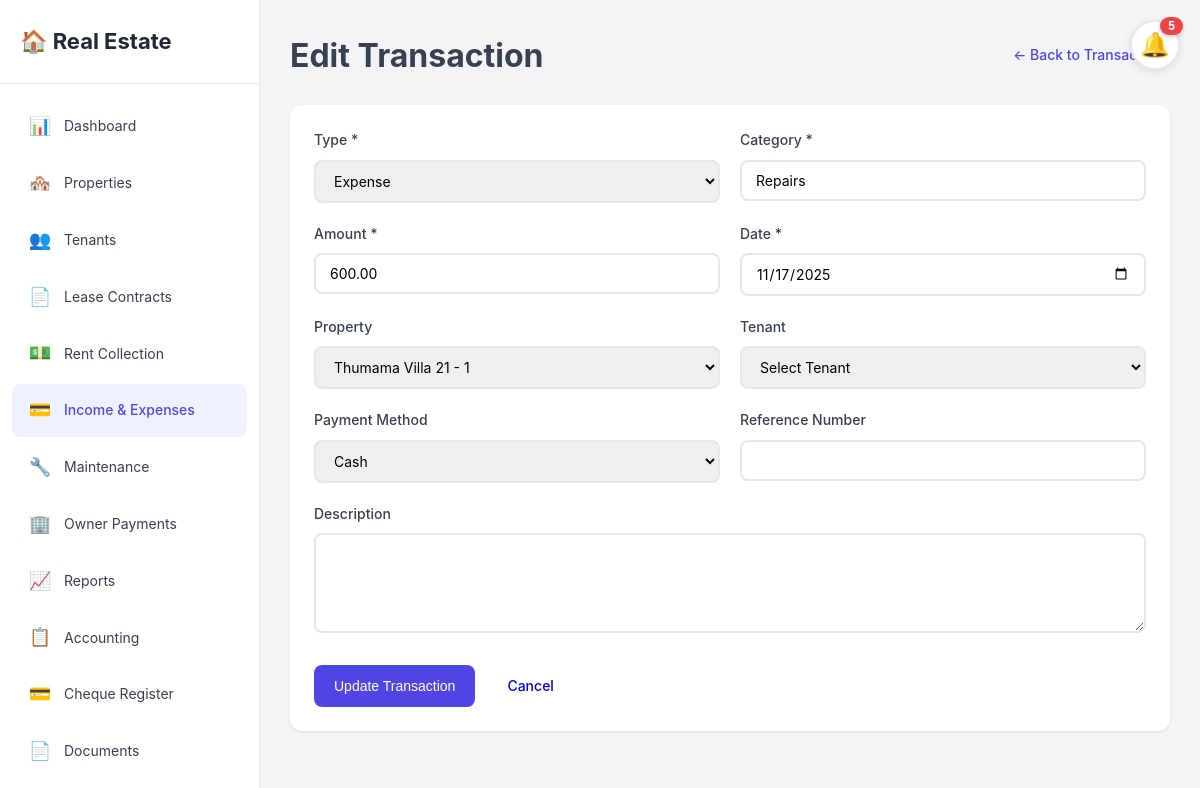
/transactions/edit.php?id=1 (signed in), run on the app's committed database.
### tables this page shows
CREATE TABLE `transactions` (
  `id` int(11) NOT NULL,
  `user_id` int(11) NOT NULL,
  `property_id` int(11) DEFAULT NULL,
  `tenant_id` int(11) DEFAULT NULL,
  `type` enum('Income','Expense') NOT NULL,
  `category` varchar(100) NOT NULL,
  `amount` decimal(10,2) NOT NULL,
  `description` text DEFAULT NULL,
  `transaction_date` date NOT NULL,
  `payment_method` enum('Cash','Check','Cheque','Bank Transfer','Credit Card','Online','Other') DEFAULT 'Bank Transfer',
  `reference_number` varchar(100) DEFAULT NULL,
  `is_recurring` tinyint(1) DEFAULT 0,
  `recurring_frequency` enum('Monthly','Weekly','Yearly') DEFAULT NULL,
  `created_at` timestamp NOT NULL DEFAULT current_timestamp(),
  `updated_at` timestamp NOT NULL DEFAULT current_timestamp() ON UPDATE current_timestamp()
);

### config/config.php (called while the page is built, shortened)
<?php
function getCurrentUserId() {
    return isset($_SESSION['user_id']) ? $_SESSION['user_id'] : null;
}
function getPropertiesForDropdown($conn, $user_id, $additional_fields = '') {
    $check_unit = $conn->query("SHOW COLUMNS FROM properties LIKE 'parent_property_id'");
    $has_unit_fields = $check_unit->num_rows > 0;
    $fields = "p.id, p.property_name";
    if ($has_unit_fields) {
        $query = "SELECT $fields,
                    p.parent_property_id,
                    p.unit_name,
                    p.is_unit,
                    parent.property_name as parent_property_name
                  FROM properties p
                  LEFT JOIN properties parent ON p.parent_property_id = parent.id
                  WHERE p.user_id = $user_id
                  ORDER BY
                    CASE
                      WHEN (p.parent_property_id IS NULL OR p.parent_property_id = 0) AND (p.is_unit IS NULL OR p.is_unit = 0) THEN 0
                      ELSE 1
                    END,
                    COALESCE(parent.property_name, p.property_name),
                    COALESCE(p.unit_name, ''),
                    p.property_name";
    } else {
        $query = "SELECT $fields
                  FROM properties p
                  WHERE p.user_id = $user_id
                  ORDER BY p.property_name";
    }
    $result = $conn->query($query);
    $properties = [];
    if ($result && $result->num_rows > 0) {
        while ($row = $result->fetch_assoc()) {
            if ($has_unit_fields && !empty($row['parent_property_id']) && !empty($row['parent_property_name'])) {
                $unit_display = !empty($row['unit_name']) ? $row['unit_name'] : $row['property_name'];
                $row['display_name'] = $row['parent_property_name'] . ' - ' . $unit_display;
            } else {
                $row['display_name'] = $row['property_name'];
            }
            $properties[] = $row;
        }
    }
    return $properties;
}
?>

### transactions/edit.php (the view, shortened to what this page needs)
<?php
require_once '../config/config.php';
$conn = getDBConnection();
$user_id = getCurrentUserId();
$current_user = $conn->query("SELECT role FROM users WHERE id = $user_id")->fetch_assoc();
$is_super_admin = ($current_user['role'] ?? 'User') == 'Super Admin';
$transaction_id = intval($_GET['id']);
if ($is_super_admin) {
    $transaction = $conn->query("SELECT * FROM transactions WHERE id = $transaction_id")->fetch_assoc();
} else {
    $transaction = $conn->query("SELECT * FROM transactions WHERE id = $transaction_id AND user_id = $user_id")->fetch_assoc();
}
if ($is_super_admin) {
    $properties_result = getPropertiesForDropdown($conn, $user_id);
}
include '../includes/header.php';
?>
<div class="page-actions">
    <h1>Edit Transaction</h1>
    <a href="index.php" class="btn-link">← Back to Transactions</a>
</div>
<div class="content-card">
    <div class="card-body">
        <form method="POST" action="">
            <div class="form-row">
                <div class="form-group">
                    <label for="type">Type *</label>
                    <select id="type" name="type" required>
                        <option value="Expense" <?php echo $transaction['type'] == 'Expense' ? 'selected' : ''; ?>>Expense</option>
                    </select>
                </div>
                <div class="form-group">
                    <label for="category">Category *</label>
                    <input type="text" id="category" name="category" value="<?php echo htmlspecialchars($transaction['category']); ?>" required>
                </div>
            </div>
            <div class="form-row">
                <div class="form-group">
                    <label for="amount">Amount *</label>
                    <input type="number" id="amount" name="amount" step="0.01" min="0" value="<?php echo $transaction['amount']; ?>" required>
                </div>
                <div class="form-group">
                    <label for="transaction_date">Date *</label>
                    <input type="date" id="transaction_date" name="transaction_date" value="<?php echo $transaction['transaction_date']; ?>" required>
                </div>
            </div>
            <div class="form-row">
                <div class="form-group">
                    <label for="property_id">Property</label>
                    <select id="property_id" name="property_id">
                        <?php foreach ($properties_result as $property): ?>
                            <option value="<?php echo $property['id']; ?>" <?php echo ($transaction['property_id'] == $property['id']) ? 'selected' : ''; ?>>
                                <?php echo htmlspecialchars($property['display_name']); ?>
                            </option>
                        <?php endforeach; ?>
                    </select>
                </div>
                <div class="form-group">
                    <label for="tenant_id">Tenant</label>
                    <select id="tenant_id" name="tenant_id">
                        <option value="">Select Tenant</option>
                    </select>
                </div>
            </div>
            <div class="form-row">
                <div class="form-group">
                    <label for="payment_method">Payment Method</label>
                    <select id="payment_method" name="payment_method">
                        <option value="Cash" <?php echo $transaction['payment_method'] == 'Cash' ? 'selected' : ''; ?>>Cash</option>
                    </select>
                </div>
                <div class="form-group">
                    <label for="reference_number">Reference Number</label>
                    <input type="text" id="reference_number" name="reference_number" value="<?php echo htmlspecialchars($transaction['reference_number'] ?? ''); ?>">
                </div>
            </div>
            <div class="form-group">
                <label for="description">Description</label>
                <textarea id="description" name="description" rows="3"><?php echo htmlspecialchars($transaction['description'] ?? ''); ?></textarea>
            </div>
            <div class="form-actions">
                <button type="submit" class="btn btn-primary">Update Transaction</button>
                <a href="index.php" class="btn">Cancel</a>
            </div>
        </form>
    </div>
</div>
<?php include '../includes/footer.php'; ?>

### assets/css/style.css (style rules this page uses)
* { margin: 0; padding: 0; box-sizing: border-box; }
:root { --primary-color: #4f46e5; --primary-hover: #4338ca; --secondary-color: #6366f1; --success-color: #10b981; --danger-color: #ef4444; --warning-color: #f59e0b; --info-color: #3b82f6; --dark-color: #1f2937; --light-color: #f9fafb; --border-color: #e5e7eb; --text-color: #374151; --text-muted: #6b7280; --sidebar-width: 260px; --header-height: 70px; }
body { font-family: -apple-system, BlinkMacSystemFont, 'Segoe UI', Roboto, 'Helvetica Neue', Arial, sans-serif; background-color: #f3f4f6; color: var(--text-color); line-height: 1.6; }
.dashboard-card, .content-card { background: white; border-radius: 12px; box-shadow: 0 1px 3px rgba(0, 0, 0, 0.1); overflow: hidden; }
.card-body { padding: 24px; }
.btn { display: inline-block; padding: 10px 20px; border: none; border-radius: 8px; font-size: 14px; font-weight: 500; cursor: pointer; text-decoration: none; transition: all 0.2s; text-align: center; }
.btn-primary { background-color: var(--primary-color); color: white; }
.btn-link { color: var(--primary-color); text-decoration: none; font-size: 14px; font-weight: 500; }
.form-group { margin-bottom: 20px; }
.form-group label { display: block; margin-bottom: 8px; font-weight: 500; color: var(--text-color); font-size: 14px; }
.form-group input, .form-group select, .form-group textarea { width: 100%; padding: 10px 14px; border: 2px solid var(--border-color); border-radius: 8px; font-size: 14px; font-family: inherit; transition: all 0.2s; }
.form-group textarea { resize: vertical; min-height: 100px; }
.form-row { display: grid; grid-template-columns: 1fr 1fr; gap: 20px; }
.form-actions { display: flex; gap: 12px; margin-top: 24px; }
.page-actions { display: flex; justify-content: space-between; align-items: center; margin-bottom: 24px; }

### data on the page
transactions: type "Expense", category "Repairs", amount "600.00", transaction_date "11/17/2025", property_id "Thumama Villa 21 - 1", payment_method "Cash"

### other printed values
$notification_count "5"
